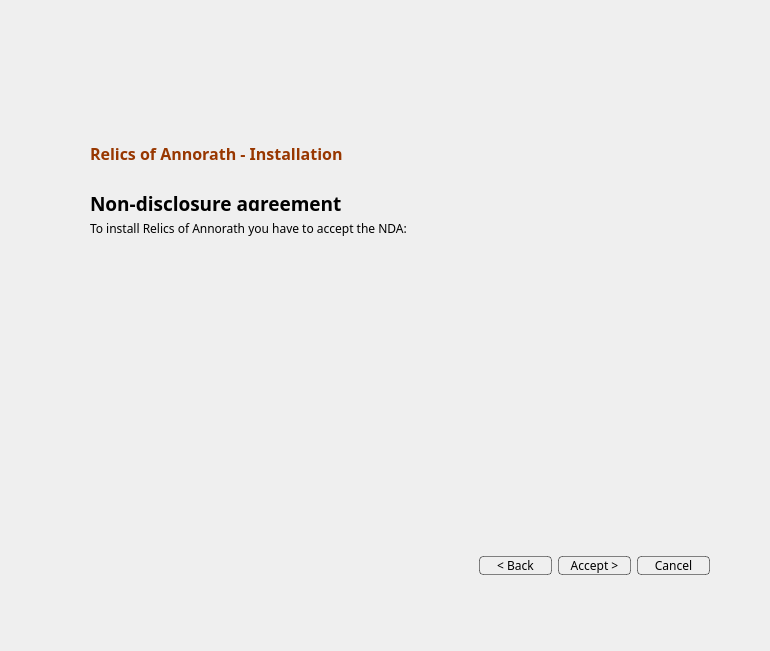
<?xml version="1.0" encoding="UTF-8"?>
<ui version="4.0">
 <class>ROAPageLicense</class>
 <widget class="QWidget" name="ROAPageLicense">
  <property name="geometry">
   <rect>
    <x>0</x>
    <y>0</y>
    <width>770</width>
    <height>651</height>
   </rect>
  </property>
  <property name="minimumSize">
   <size>
    <width>770</width>
    <height>651</height>
   </size>
  </property>
  <property name="maximumSize">
   <size>
    <width>770</width>
    <height>651</height>
   </size>
  </property>
  <property name="windowTitle">
   <string>Form</string>
  </property>
  <widget class="QLabel" name="qlSubtitel">
   <property name="geometry">
    <rect>
     <x>90</x>
     <y>190</y>
     <width>601</width>
     <height>21</height>
    </rect>
   </property>
   <property name="font">
    <font>
     <family>Modern Antiqua</family>
     <pointsize>14</pointsize>
     <weight>75</weight>
     <bold>true</bold>
    </font>
   </property>
   <property name="layoutDirection">
    <enum>Qt::LeftToRight</enum>
   </property>
   <property name="styleSheet">
    <string notr="true">color: rgb(0, 0, 0);</string>
   </property>
   <property name="text">
    <string>Non-disclosure agreement</string>
   </property>
   <property name="textFormat">
    <enum>Qt::PlainText</enum>
   </property>
   <property name="alignment">
    <set>Qt::AlignLeading|Qt::AlignLeft|Qt::AlignTop</set>
   </property>
   <property name="margin">
    <number>-1</number>
   </property>
  </widget>
  <widget class="QGroupBox" name="gbContent">
   <property name="geometry">
    <rect>
     <x>90</x>
     <y>220</y>
     <width>591</width>
     <height>311</height>
    </rect>
   </property>
   <property name="styleSheet">
    <string notr="true">border: 0px;</string>
   </property>
   <property name="title">
    <string/>
   </property>
   <widget class="QLabel" name="label">
    <property name="geometry">
     <rect>
      <x>0</x>
      <y>0</y>
      <width>591</width>
      <height>16</height>
     </rect>
    </property>
    <property name="font">
     <font>
      <family>Modern Antiqua</family>
     </font>
    </property>
    <property name="text">
     <string>To install Relics of Annorath you have to accept the NDA:</string>
    </property>
    <property name="alignment">
     <set>Qt::AlignLeading|Qt::AlignLeft|Qt::AlignTop</set>
    </property>
    <property name="wordWrap">
     <bool>true</bool>
    </property>
   </widget>
   <widget class="QTextBrowser" name="qtNDA">
    <property name="geometry">
     <rect>
      <x>0</x>
      <y>30</y>
      <width>591</width>
      <height>281</height>
     </rect>
    </property>
    <property name="styleSheet">
     <string notr="true">background-color: transparent;</string>
    </property>
    <property name="html">
     <string>&lt;!DOCTYPE HTML PUBLIC &quot;-//W3C//DTD HTML 4.0//EN&quot; &quot;http://www.w3.org/TR/REC-html40/strict.dtd&quot;&gt;
&lt;html&gt;&lt;head&gt;&lt;meta name=&quot;qrichtext&quot; content=&quot;1&quot; /&gt;&lt;style type=&quot;text/css&quot;&gt;
p, li { white-space: pre-wrap; }
&lt;/style&gt;&lt;/head&gt;&lt;body style=&quot; font-family:'Sans Serif'; font-size:9pt; font-weight:400; font-style:normal;&quot;&gt;
&lt;p style=&quot;-qt-paragraph-type:empty; margin-top:0px; margin-bottom:0px; margin-left:0px; margin-right:0px; -qt-block-indent:0; text-indent:0px; font-family:'Ubuntu'; font-size:11pt;&quot;&gt;&lt;br /&gt;&lt;/p&gt;&lt;/body&gt;&lt;/html&gt;</string>
    </property>
   </widget>
  </widget>
  <widget class="QWidget" name="horizontalLayoutWidget">
   <property name="geometry">
    <rect>
     <x>479</x>
     <y>545</y>
     <width>231</width>
     <height>41</height>
    </rect>
   </property>
   <layout class="QHBoxLayout" name="hlButtons">
    <item>
     <widget class="QPushButton" name="qpBack">
      <property name="font">
       <font>
        <family>Modern Antiqua</family>
       </font>
      </property>
      <property name="styleSheet">
       <string notr="true">background-color: rgb(255, 255, 255, 0);
border-width:1px;
border-style:solid;
border-radius:4px;
border-color: rgba(0, 0, 0, 120);
color: rgb(0, 0, 0);</string>
      </property>
      <property name="text">
       <string>&lt; Back</string>
      </property>
     </widget>
    </item>
    <item>
     <widget class="QPushButton" name="qpAccept">
      <property name="font">
       <font>
        <family>Modern Antiqua</family>
       </font>
      </property>
      <property name="styleSheet">
       <string notr="true">background-color: rgb(255, 255, 255, 0);
border-width:1px;
border-style:solid;
border-radius:4px;
border-color: rgba(0, 0, 0, 120);
color: rgb(0, 0, 0);</string>
      </property>
      <property name="text">
       <string>Accept &gt;</string>
      </property>
     </widget>
    </item>
    <item>
     <widget class="QPushButton" name="qbCancel">
      <property name="font">
       <font>
        <family>Modern Antiqua</family>
       </font>
      </property>
      <property name="styleSheet">
       <string notr="true">background-color: rgb(255, 255, 255, 0);
border-width:1px;
border-style:solid;
border-radius:4px;
border-color: rgba(0, 0, 0, 120);
color: rgb(0, 0, 0);</string>
      </property>
      <property name="text">
       <string>Cancel</string>
      </property>
     </widget>
    </item>
   </layout>
  </widget>
  <widget class="QWidget" name="background" native="true">
   <property name="geometry">
    <rect>
     <x>0</x>
     <y>0</y>
     <width>769</width>
     <height>649</height>
    </rect>
   </property>
   <property name="font">
    <font>
     <pointsize>11</pointsize>
    </font>
   </property>
   <property name="styleSheet">
    <string notr="true">background-image: url(:/images/background.png);</string>
   </property>
  </widget>
  <widget class="QLabel" name="qlTitel">
   <property name="geometry">
    <rect>
     <x>90</x>
     <y>143</y>
     <width>441</width>
     <height>21</height>
    </rect>
   </property>
   <property name="font">
    <font>
     <family>Modern Antiqua</family>
     <pointsize>12</pointsize>
     <weight>75</weight>
     <bold>true</bold>
    </font>
   </property>
   <property name="styleSheet">
    <string notr="true">color: rgb(152, 55, 0);</string>
   </property>
   <property name="text">
    <string>Relics of Annorath - Installation</string>
   </property>
  </widget>
  <zorder>background</zorder>
  <zorder>qlSubtitel</zorder>
  <zorder>gbContent</zorder>
  <zorder>horizontalLayoutWidget</zorder>
  <zorder>qlTitel</zorder>
 </widget>
 <resources/>
 <connections/>
</ui>
